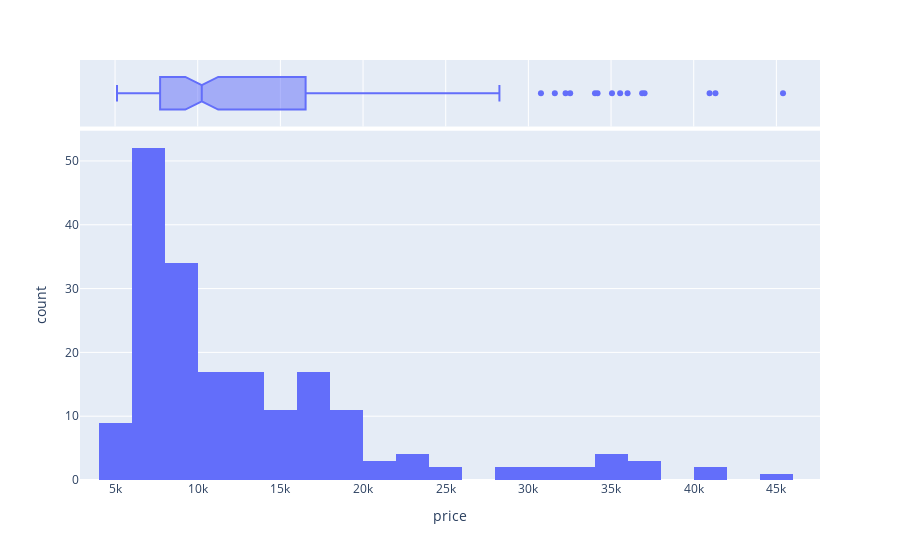

Source (notebook cell):
### Markdown cell above
### price distribution

### Code cell
fig = px.histogram(df, x="price", nbins=30, marginal='box')
fig.show()

### Figure 1 — Plotly figure (JSON) as saved in the notebook; plotly's stock layout.template omitted (floating-point values rounded to 4 significant figures; data arrays with more than 128 entries replaced by an {"elided": "..."} marker saying what was removed)
{"data": [{"alignmentgroup": "True", "bingroup": "x", "hovertemplate": "price=%{x}<br>count=%{y}<extra></extra>", "legendgroup": "", "marker": {"color": "#636efa", "pattern": {"shape": ""}}, "name": "", "nbinsx": 30, "offsetgroup": "", "orientation": "v", "showlegend": false, "type": "histogram", "x": {"elided": "193 int values"}, "xaxis": "x", "yaxis": "y"}, {"alignmentgroup": "True", "hovertemplate": "price=%{x}<extra></extra>", "legendgroup": "", "marker": {"color": "#636efa"}, "name": "", "notched": true, "offsetgroup": "", "showlegend": false, "type": "box", "x": {"elided": "193 int values"}, "xaxis": "x2", "yaxis": "y2"}], "layout": {"autosize": true, "barmode": "relative", "legend": {"tracegroupgap": 0}, "margin": {"t": 60}, "xaxis": {"anchor": "y", "autorange": true, "domain": [0, 1], "range": [2880.0, 47640.0], "title": {"text": "price"}, "type": "linear"}, "xaxis2": {"anchor": "y2", "autorange": true, "domain": [0, 1], "matches": "x", "range": [2880.0, 47640.0], "showgrid": true, "showticklabels": false, "type": "linear"}, "yaxis": {"anchor": "x", "autorange": true, "domain": [0, 0.8316], "range": [0, 54.74], "title": {"text": "count"}}, "yaxis2": {"anchor": "x2", "autorange": true, "domain": [0.8416, 1], "matches": "y2", "range": [-0.5, 0.5], "showgrid": false, "showline": false, "showticklabels": false, "ticks": "", "type": "category"}}}
